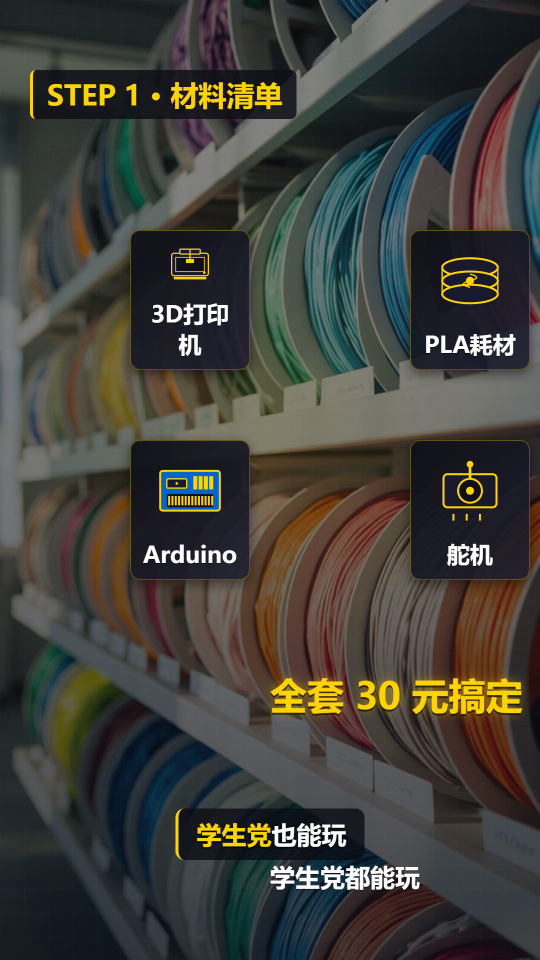
#> input picture qa/verify_v10/02_materials.png, 1080 x 1920 px, given in place of 01_hook.png, which was not available (shown at 1/2 size)
$ python _verify_v10.py
#> lines starting #> are read from the running program, lines starting #| are printed output that depends on the picture; after the words box and inside, x2 and y2 are one past the last pixel; in counts of white or black regions, pixels touching at a corner belong together; pictures that were not available may be replaced by others from this repository, and a replacement may not be noted
import subprocess, os, numpy as np
from PIL import Image

src = r'D:\kaifa-teacher\moneyprinter\agent-video\out\water-rocket-h264.mp4'
out_dir = r'D:\kaifa-teacher\moneyprinter\agent-video\qa\verify_v10'
os.makedirs(out_dir, exist_ok=True)

scenes = [
    (0, 5.0, '01_hook'),
    (5.0, 10.8, '02_materials'),
    (10.8, 15.8, '03_model'),
    (15.8, 20.8, '04_slice'),
    (20.8, 26.3, '05_print'),
    (26.3, 31.8, '06_layer'),
    (31.8, 36.8, '07_remove'),
    (36.8, 41.8, '08_servo'),
    (41.8, 46.8, '09_code'),
    (46.8, 51.8, '10_power'),
    (51.8, 55.3, '11_demo'),
    (55.3, 60.8, '12_roar'),
    (60.8, 66.0, '13_endcard'),
]

results = []
for start, end, name in scenes:
    t = start + min(3.0, (end - start) * 0.6)
    out = os.path.join(out_dir, name + '.png')
    subprocess.run(['ffmpeg','-y','-ss','{:.2f}'.format(t),'-i',src,'-frames:v','1','-update','1',out], capture_output=True)
#> (this line was passed over: subprocess is not available in this run)
    img = np.array(Image.open(out).convert('RGB'))
#> img is the input picture: shape (1920, 1080, 3); mean R, G, B 66.1, 64.7, 58.7
    yellow = (img[:,:,0] > 200) & (img[:,:,1] > 150) & (img[:,:,2] < 80)
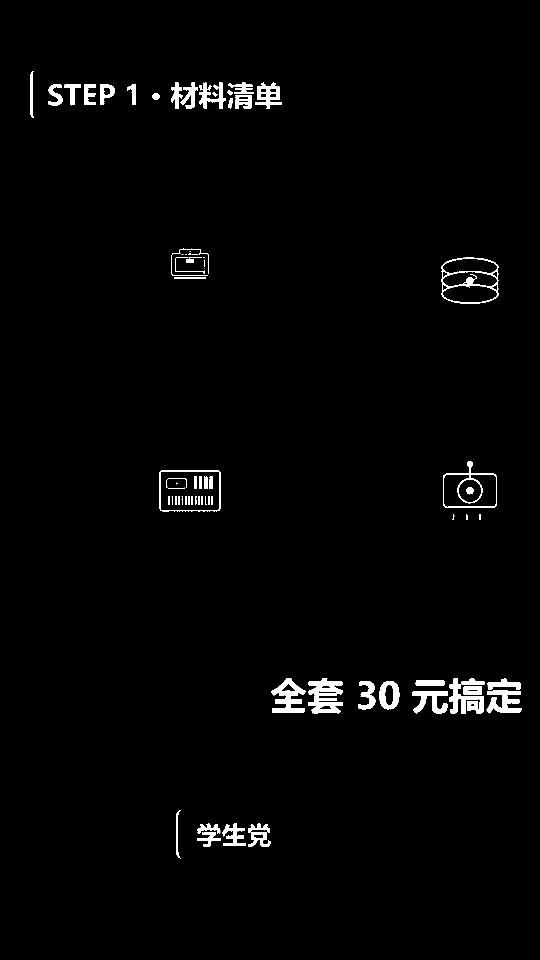
#> yellow: shape (1920, 1080) bool (shown at 1/2 size); 1.8% white; 81 white regions (12 under 20 px), largest, box (x1, y1, x2, y2) and area: (616, 1356, 686, 1428) 2896, (542, 1357, 612, 1425) 2393, (883, 515, 997, 608) 2070
    red = (img[:,:,0] > 150) & (img[:,:,1] < 100) & (img[:,:,2] < 100)
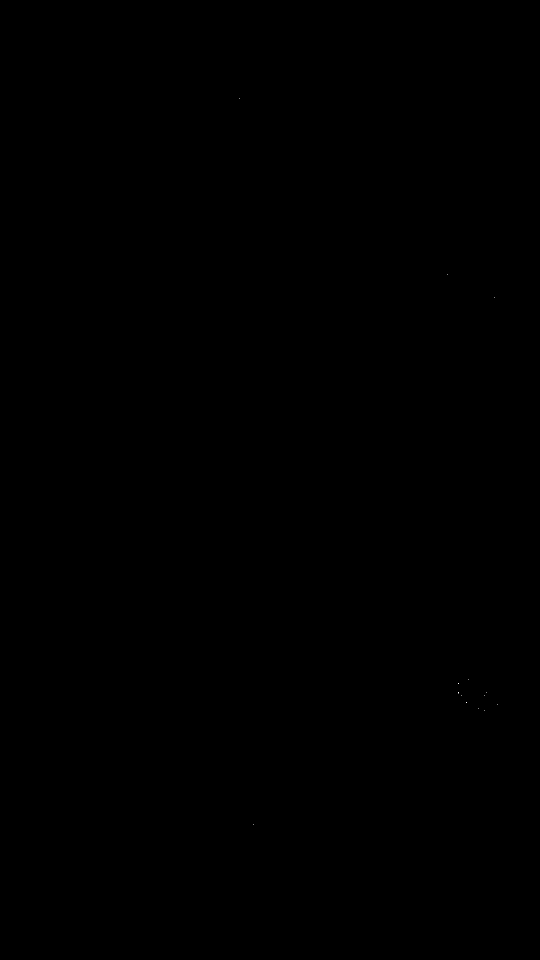
#> red: shape (1920, 1080) bool (shown at 1/2 size); 0% white in thin lines or dots, all inside (x1, y1, x2, y2) = (478, 196, 995, 1650)
    title = yellow | red
#> title: shape (1920, 1080) bool; 1.8% white; 84 white regions (15 under 20 px), largest, box (x1, y1, x2, y2) and area: (616, 1356, 686, 1428) 2896, (542, 1357, 612, 1425) 2393, (883, 515, 997, 608) 2072
    # Check right edge (x>=1040, last 40px)
    yellow_edge_rows = np.where(yellow[:, 1040:1080].any(axis=1))[0]
#> yellow_edge_rows = 27 values from 1366 to 1423
    title_edge_rows = np.where(title[:, 1040:1080].any(axis=1))[0]
#> title_edge_rows = 27 values from 1366 to 1423
    # Check left edge (x<40)
    title_left_rows = np.where(title[:, 0:40].any(axis=1))[0]
#> title_left_rows = empty array
    # Check caption safe zone (y>1700)
    cap_zone = img[1700:1820]
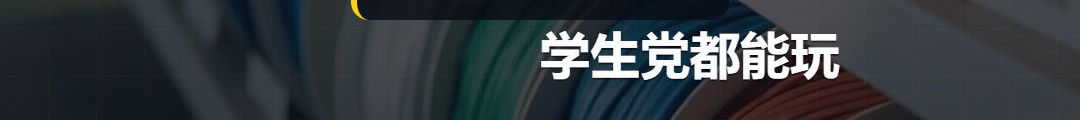
#> cap_zone: shape (120, 1080, 3); mean R, G, B 53.1, 59.4, 64.3
    white_cap = (cap_zone[:,:,0] > 200) & (cap_zone[:,:,1] > 200) & (cap_zone[:,:,2] > 200)
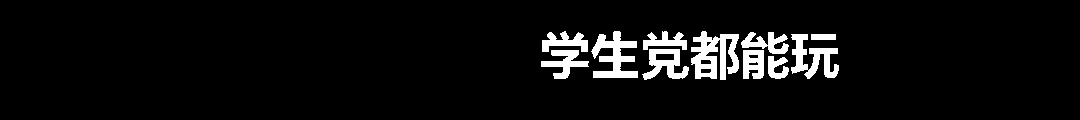
#> white_cap: shape (120, 1080) bool; 5.7% white; 11 white regions, largest, box (x1, y1, x2, y2) and area: (691, 31, 739, 80) 1419, (591, 31, 638, 78) 1143, (791, 34, 839, 79) 995
    if white_cap.any():
        cols = np.where(white_cap.any(axis=0))[0]
#> cols = 286 values from 541 to 838
        cap_left, cap_right = cols.min(), cols.max()
#> cap_left = 541; cap_right = 838
#> pass 3 of the loop `for start, end, name in scenes:`:
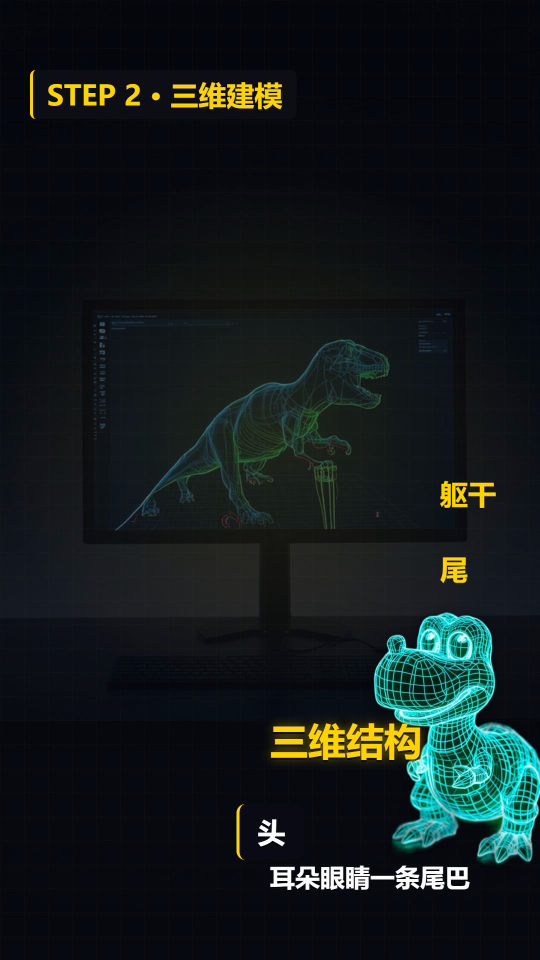
#> input picture qa/verify_v10/03_model.png, 1080 x 1920 px, found by its file name (shown at 1/2 size)
#> img is the input picture: shape (1920, 1080, 3); mean R, G, B 18.8, 26.8, 27.8
#> `yellow = (img[:,:,0] > 200) & (img[:,:,1] > 150) & (img[:,:,2] < 80)`:
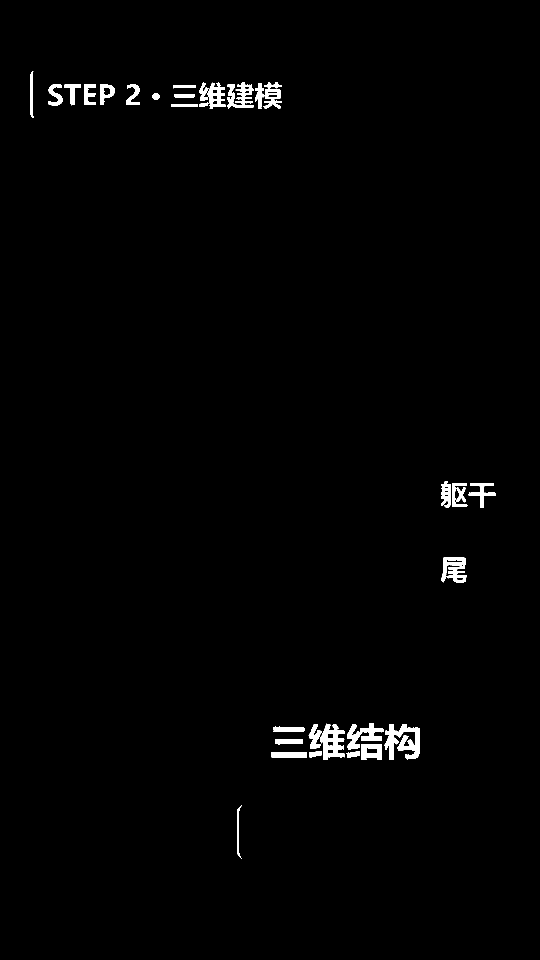
#> yellow: shape (1920, 1080) bool (shown at 1/2 size); 1.2% white; 33 white regions, largest, box (x1, y1, x2, y2) and area: (769, 1448, 840, 1520) 2815, (640, 1447, 690, 1520) 2106, (694, 1447, 767, 1500) 1748
#> red: shape (1920, 1080) bool; 0% white in thin lines or dots, all inside (x1, y1, x2, y2) = (727, 1472, 728, 1473)
#> title: shape (1920, 1080) bool; 1.2% white; 33 white regions, largest, box (x1, y1, x2, y2) and area: (769, 1448, 840, 1520) 2815, (640, 1447, 690, 1520) 2106, (694, 1447, 767, 1500) 1749
#> yellow_edge_rows = empty array
#> `white_cap = (cap_zone[:,:,0] > 200) & (cap_zone[:,:,1] > 200) & (cap_z..`:
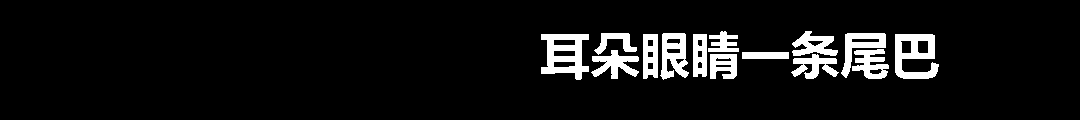
#> white_cap: shape (120, 1080) bool; 7.3% white; 14 white regions, largest, box (x1, y1, x2, y2) and area: (541, 34, 589, 80) 1272, (895, 34, 939, 79) 1191, (660, 33, 689, 80) 862
#> cols = 372 values from 541 to 938
#> cap_right = 938
#> (the run stopped early here; a loop or call above may not have finished)
